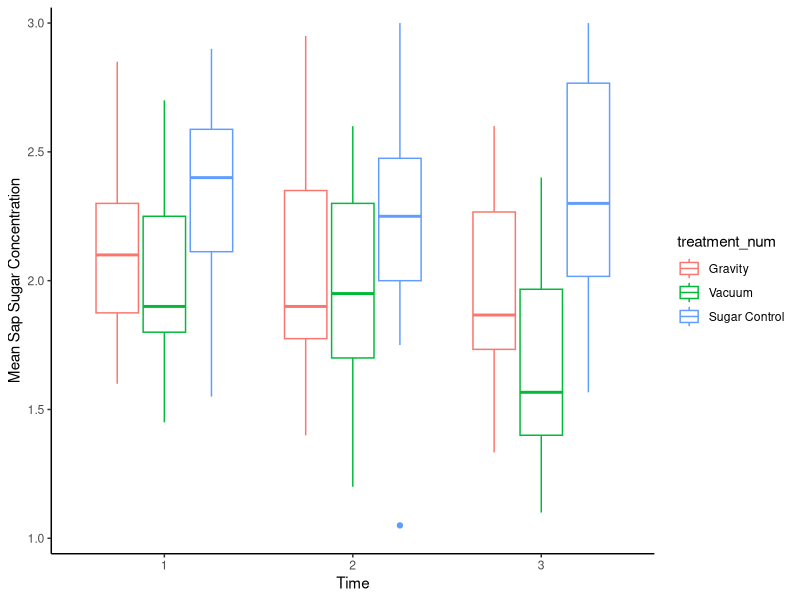

This figure's R source: (Note: this script raises an error after producing the figure.)


# Using a dataset of your choice, ask two separate questions about the data and construct an appropriate model and figure to test and visualize each one.


# At least one non-guassian distribution
# At least one interaction term
# At least one mixed model with a random effect.


library(tidyverse)
library(lubridate)
library(lme4)
library(car)
library(readxl)
library(ggplot2)
library(dplyr)

ssc <- read_excel("data/my_data_class.xlsx")


ssc_clean <- ssc %>%
  mutate(
    treatment_num = factor(treatment_num),
    treatment_name = factor(treatment_name),
    tree_id = factor(tree_id),
    mean_ssc = as.numeric(mean_ssc),
    sampling_event = factor(sampling_event)
  )

glimpse(ssc_clean)



# Question 1
# Does sap sugar concentration vary across time by treatment?

ssc_lmer <- lmer(mean_ssc ~ sampling_event + treatment_num + (1 | tree_id),
  data = ssc_clean)

summary(ssc_lmer)


ssc_clean %>% 
  ggplot(aes(x = sampling_event,
             y = mean_ssc,
            col = treatment_num)) + 
  geom_boxplot() + 
  labs(
    x = "Time",
    y = "Mean Sap Sugar Concentration") + 
  theme_classic() +
  scale_y_continuous(limits = c(1,3), expand = c(0.02,0.02)) +
  #scale_x_continuous(limits = c(0,100), expand = c(0.02,0.02))
  scale_color_discrete(labels = c("Gravity", "Vacuum", "Sugar Control"))


anova_test(data = ssc_clean, dv = mean_ssc, wid = tree_id, 
  within = c(sampling_event, treatment_num))





library(rstatix)





ssc_clean_clean <- ssc_clean %>%
  group_by(tree_id) %>%
  mutate(avg_mean_ssc = mean(mean_ssc, na.rm = TRUE)) %>%
  summarise(avg_mean_ssc = mean(avg_mean_ssc, na.rm = TRUE))





ssc_avg <- ssc_clean %>%
  group_by(treatment_num, sampling_event) %>%
  mutate(avg_mean_ssc = mean(mean_ssc, na.rm = TRUE)) %>%
  summarise(avg_mean_ssc = mean(avg_mean_ssc, na.rm = TRUE), .groups = "drop")

ssc_avg %>% 
  ggplot(aes(x = sampling_event,
             y = avg_mean_ssc,
            color = treatment_num,
             group = treatment_num)) + 
  geom_point() + 
  geom_line() +
  labs(
    x = "Time",
    y = "Mean Sap Sugar Concentration",
    color = "Treatment") + 
  theme_classic() +
  scale_y_continuous(limits = c(1,3), expand = c(0.02,0.02)) +
  #scale_x_continuous(limits = c(0,100), expand = c(0.02,0.02))
  scale_color_discrete(labels = c("Gravity", "Vacuum", "Sugar Control"))
